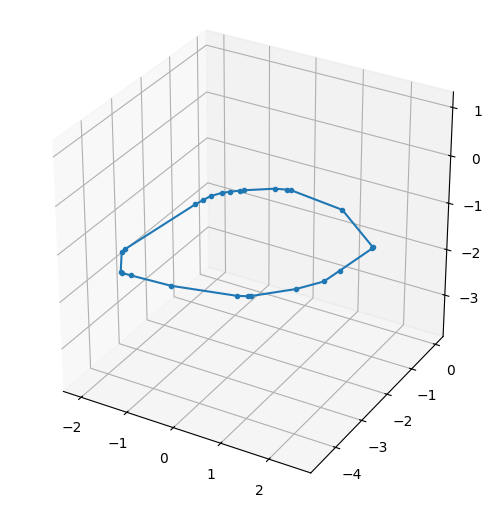

This figure's Python source:
import math
from typing import Callable

import open3d
import open3d as o3d
import numpy as np
from mpl_toolkits.mplot3d import Axes3D
import matplotlib.pyplot as plt

def set_axes_equal(ax):
    """
    Make axes of 3D plot have equal scale so that spheres appear as spheres,
    cubes as cubes, etc.

    Input
      ax: a matplotlib axis, e.g., as output from plt.gca().
    """

    x_limits = ax.get_xlim3d()
    y_limits = ax.get_ylim3d()
    z_limits = ax.get_zlim3d()

    x_range = abs(x_limits[1] - x_limits[0])
    x_middle = np.mean(x_limits)
    y_range = abs(y_limits[1] - y_limits[0])
    y_middle = np.mean(y_limits)
    z_range = abs(z_limits[1] - z_limits[0])
    z_middle = np.mean(z_limits)

    # The plot bounding box is a sphere in the sense of the infinity
    # norm, hence I call half the max range the plot radius.
    plot_radius = 0.5*max([x_range, y_range, z_range])

    ax.set_xlim3d([x_middle - plot_radius, x_middle + plot_radius])
    ax.set_ylim3d([y_middle - plot_radius, y_middle + plot_radius])
    ax.set_zlim3d([z_middle - plot_radius, z_middle + plot_radius])


def get_pts(filename) -> open3d.open3d.geometry.PointCloud:
    return open3d.io.read_point_cloud(filename)


def plot_ply(filename,
                formatter: Callable[[Axes3D, plt.Figure], None] = None,
                points_transform: Callable[[np.ndarray], np.ndarray] = None,
                show=False,
                labels=False):
    cloud = get_pts(filename)
    points = np.asarray(cloud.points)

    if points_transform:
        points = points_transform(points)

    x, y, z = np.transpose(points)

    fig = plt.figure()
    ax = fig.add_subplot(111, projection='3d')
    ax.set_box_aspect([1.0, 1.0, 1.0])

    ax.plot(x, z, y, marker='.')
    if labels:
        ax.set_xlabel('X')
        ax.set_ylabel('Y')
        ax.set_zlabel('Z')

    plt.subplots_adjust(top=1, bottom=0, right=1, left=0,
                        hspace=0, wspace=0)

    formatter(ax, fig) if formatter else None

    set_axes_equal(ax)
    if show:
        plt.show(bbox_inches='tight')
    else:
        plt.savefig(filename.split(".")[0] + ".png", bbox_inches='tight')

def scatter_ply(filename,
                formatter: Callable[[Axes3D, plt.Figure], None] = None,
                points_transform: Callable[[np.ndarray], np.ndarray] = None,
                show=False,
                labels=False):
    cloud = get_pts(filename)
    points = np.asarray(cloud.points)

    if points_transform:
        points = points_transform(points)

    x, y, z = np.transpose(points)
    distance_from_center = np.sqrt(x ** 2 + y ** 2 + z ** 2)

    fig = plt.figure()
    ax = fig.add_subplot(111, projection='3d')
    ax.scatter(x, z, y, c=distance_from_center, cmap='viridis', marker='.', s=0.1)
    if labels:
        ax.set_xlabel('X')
        ax.set_ylabel('Y')
        ax.set_zlabel('Z')

    plt.subplots_adjust(top=1, bottom=0, right=1, left=0,
                        hspace=0, wspace=0)

    formatter(ax, fig) if formatter else None

    set_axes_equal(ax)
    if show:
        plt.show(bbox_inches='tight')
    else:
        plt.savefig(filename.split(".")[0] + ".png", bbox_inches='tight')

def formatter(ax: Axes3D, fig: plt.Figure):
    pass
    # fig.text(0.5, 0.015, f'Noise level {noise_level}', horizontalalignment="center")
    # ax.view_init(0, 0)


if __name__ == '__main__':

    plot_ply('hull.ply', formatter)

    scatter_ply('points.ply', formatter)




